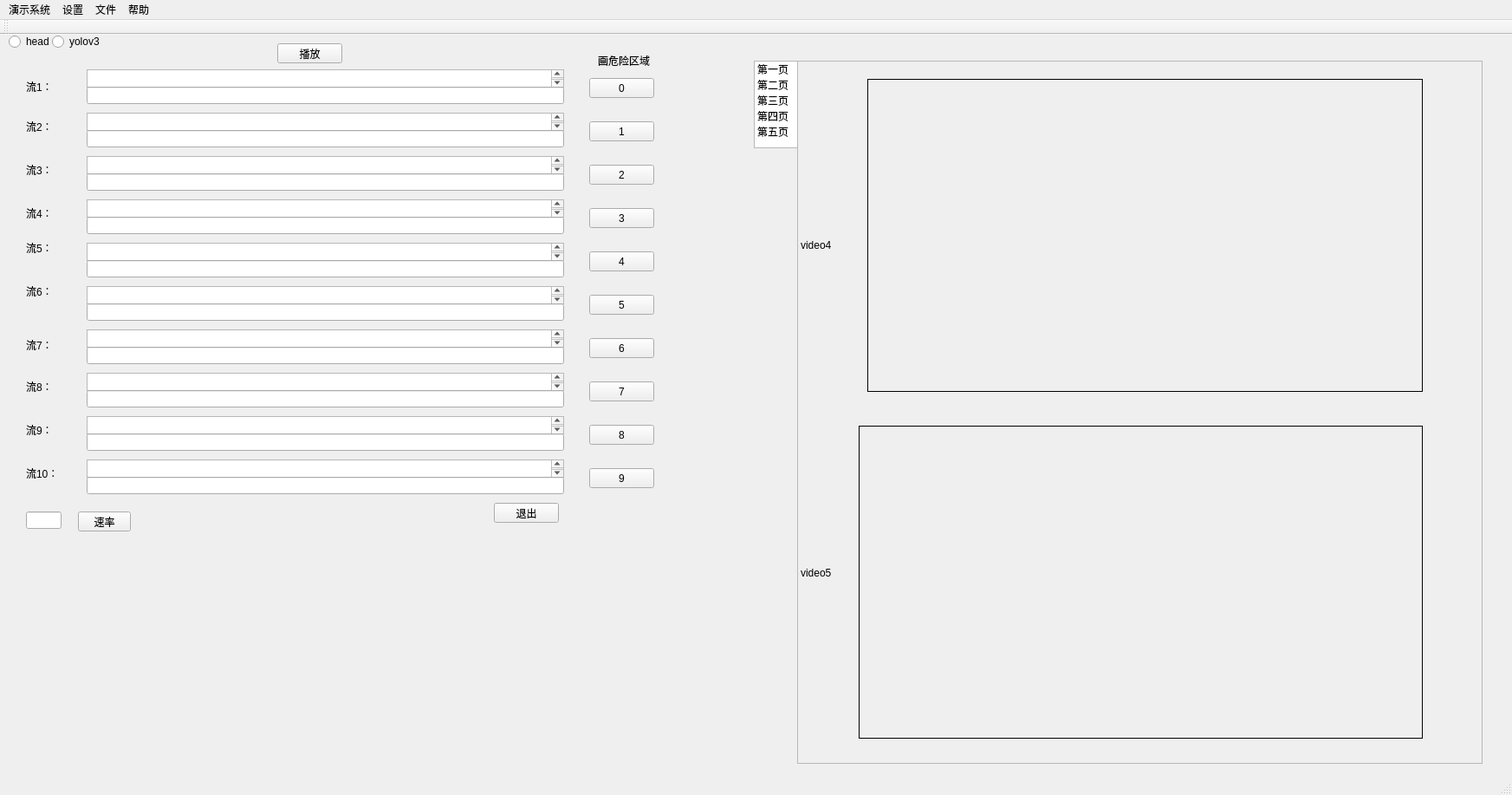
<?xml version="1.0" encoding="UTF-8"?>
<ui version="4.0">
 <class>openvideoClass</class>
 <widget class="QMainWindow" name="openvideoClass">
  <property name="geometry">
   <rect>
    <x>0</x>
    <y>0</y>
    <width>1745</width>
    <height>917</height>
   </rect>
  </property>
  <property name="windowTitle">
   <string>openvideo</string>
  </property>
  <widget class="QWidget" name="centralWidget">
   <widget class="QPushButton" name="play">
    <property name="geometry">
     <rect>
      <x>320</x>
      <y>10</y>
      <width>75</width>
      <height>23</height>
     </rect>
    </property>
    <property name="text">
     <string>播放</string>
    </property>
   </widget>
   <widget class="QPushButton" name="detector">
    <property name="geometry">
     <rect>
      <x>570</x>
      <y>540</y>
      <width>75</width>
      <height>23</height>
     </rect>
    </property>
    <property name="text">
     <string>退出</string>
    </property>
   </widget>
   <widget class="QRadioButton" name="yolov3">
    <property name="geometry">
     <rect>
      <x>60</x>
      <y>0</y>
      <width>89</width>
      <height>16</height>
     </rect>
    </property>
    <property name="text">
     <string>yolov3</string>
    </property>
   </widget>
   <widget class="QRadioButton" name="head">
    <property name="geometry">
     <rect>
      <x>10</x>
      <y>0</y>
      <width>89</width>
      <height>16</height>
     </rect>
    </property>
    <property name="text">
     <string>head</string>
    </property>
   </widget>
   <widget class="QTextEdit" name="rtsp1">
    <property name="geometry">
     <rect>
      <x>100</x>
      <y>40</y>
      <width>551</width>
      <height>21</height>
     </rect>
    </property>
   </widget>
   <widget class="QLabel" name="label_2">
    <property name="geometry">
     <rect>
      <x>30</x>
      <y>50</y>
      <width>31</width>
      <height>20</height>
     </rect>
    </property>
    <property name="text">
     <string>流1：</string>
    </property>
   </widget>
   <widget class="QLineEdit" name="num1">
    <property name="geometry">
     <rect>
      <x>100</x>
      <y>60</y>
      <width>551</width>
      <height>20</height>
     </rect>
    </property>
   </widget>
   <widget class="QLabel" name="label_3">
    <property name="geometry">
     <rect>
      <x>30</x>
      <y>100</y>
      <width>54</width>
      <height>12</height>
     </rect>
    </property>
    <property name="text">
     <string>流2：</string>
    </property>
   </widget>
   <widget class="QLabel" name="label_4">
    <property name="geometry">
     <rect>
      <x>30</x>
      <y>150</y>
      <width>54</width>
      <height>12</height>
     </rect>
    </property>
    <property name="text">
     <string>流3：</string>
    </property>
   </widget>
   <widget class="QLabel" name="label_5">
    <property name="geometry">
     <rect>
      <x>30</x>
      <y>200</y>
      <width>54</width>
      <height>12</height>
     </rect>
    </property>
    <property name="text">
     <string>流4：</string>
    </property>
   </widget>
   <widget class="QLabel" name="label_6">
    <property name="geometry">
     <rect>
      <x>30</x>
      <y>240</y>
      <width>54</width>
      <height>12</height>
     </rect>
    </property>
    <property name="text">
     <string>流5：</string>
    </property>
   </widget>
   <widget class="QLabel" name="label_7">
    <property name="geometry">
     <rect>
      <x>30</x>
      <y>290</y>
      <width>54</width>
      <height>12</height>
     </rect>
    </property>
    <property name="text">
     <string>流6：</string>
    </property>
   </widget>
   <widget class="QTextEdit" name="rtsp2">
    <property name="geometry">
     <rect>
      <x>100</x>
      <y>90</y>
      <width>551</width>
      <height>21</height>
     </rect>
    </property>
   </widget>
   <widget class="QTextEdit" name="rtsp3">
    <property name="geometry">
     <rect>
      <x>100</x>
      <y>140</y>
      <width>551</width>
      <height>21</height>
     </rect>
    </property>
   </widget>
   <widget class="QTextEdit" name="rtsp4">
    <property name="geometry">
     <rect>
      <x>100</x>
      <y>190</y>
      <width>551</width>
      <height>21</height>
     </rect>
    </property>
   </widget>
   <widget class="QTextEdit" name="rtsp5">
    <property name="geometry">
     <rect>
      <x>100</x>
      <y>240</y>
      <width>551</width>
      <height>21</height>
     </rect>
    </property>
   </widget>
   <widget class="QTextEdit" name="rtsp6">
    <property name="geometry">
     <rect>
      <x>100</x>
      <y>290</y>
      <width>551</width>
      <height>21</height>
     </rect>
    </property>
   </widget>
   <widget class="QLineEdit" name="num2">
    <property name="geometry">
     <rect>
      <x>100</x>
      <y>110</y>
      <width>551</width>
      <height>20</height>
     </rect>
    </property>
   </widget>
   <widget class="QTextEdit" name="rtsp7">
    <property name="geometry">
     <rect>
      <x>100</x>
      <y>340</y>
      <width>551</width>
      <height>21</height>
     </rect>
    </property>
   </widget>
   <widget class="QTextEdit" name="rtsp8">
    <property name="geometry">
     <rect>
      <x>100</x>
      <y>390</y>
      <width>551</width>
      <height>21</height>
     </rect>
    </property>
   </widget>
   <widget class="QTextEdit" name="rtsp9">
    <property name="geometry">
     <rect>
      <x>100</x>
      <y>440</y>
      <width>551</width>
      <height>21</height>
     </rect>
    </property>
   </widget>
   <widget class="QTextEdit" name="rtsp10">
    <property name="geometry">
     <rect>
      <x>100</x>
      <y>490</y>
      <width>551</width>
      <height>21</height>
     </rect>
    </property>
   </widget>
   <widget class="QLabel" name="label_8">
    <property name="geometry">
     <rect>
      <x>30</x>
      <y>350</y>
      <width>41</width>
      <height>16</height>
     </rect>
    </property>
    <property name="text">
     <string>流7：</string>
    </property>
   </widget>
   <widget class="QLabel" name="label_9">
    <property name="geometry">
     <rect>
      <x>30</x>
      <y>400</y>
      <width>54</width>
      <height>12</height>
     </rect>
    </property>
    <property name="text">
     <string>流8：</string>
    </property>
   </widget>
   <widget class="QLabel" name="label_10">
    <property name="geometry">
     <rect>
      <x>30</x>
      <y>450</y>
      <width>54</width>
      <height>12</height>
     </rect>
    </property>
    <property name="text">
     <string>流9：</string>
    </property>
   </widget>
   <widget class="QLabel" name="label_11">
    <property name="geometry">
     <rect>
      <x>30</x>
      <y>500</y>
      <width>54</width>
      <height>12</height>
     </rect>
    </property>
    <property name="text">
     <string>流10：</string>
    </property>
   </widget>
   <widget class="QLineEdit" name="num3">
    <property name="geometry">
     <rect>
      <x>100</x>
      <y>160</y>
      <width>551</width>
      <height>20</height>
     </rect>
    </property>
   </widget>
   <widget class="QLineEdit" name="num4">
    <property name="geometry">
     <rect>
      <x>100</x>
      <y>210</y>
      <width>551</width>
      <height>20</height>
     </rect>
    </property>
   </widget>
   <widget class="QLineEdit" name="num5">
    <property name="geometry">
     <rect>
      <x>100</x>
      <y>260</y>
      <width>551</width>
      <height>20</height>
     </rect>
    </property>
   </widget>
   <widget class="QLineEdit" name="num6">
    <property name="geometry">
     <rect>
      <x>100</x>
      <y>310</y>
      <width>551</width>
      <height>20</height>
     </rect>
    </property>
   </widget>
   <widget class="QLineEdit" name="num7">
    <property name="geometry">
     <rect>
      <x>100</x>
      <y>360</y>
      <width>551</width>
      <height>20</height>
     </rect>
    </property>
   </widget>
   <widget class="QLineEdit" name="num8">
    <property name="geometry">
     <rect>
      <x>100</x>
      <y>410</y>
      <width>551</width>
      <height>20</height>
     </rect>
    </property>
   </widget>
   <widget class="QLineEdit" name="num9">
    <property name="geometry">
     <rect>
      <x>100</x>
      <y>460</y>
      <width>551</width>
      <height>20</height>
     </rect>
    </property>
   </widget>
   <widget class="QLineEdit" name="num10">
    <property name="geometry">
     <rect>
      <x>100</x>
      <y>510</y>
      <width>551</width>
      <height>20</height>
     </rect>
    </property>
   </widget>
   <widget class="QLineEdit" name="sulv">
    <property name="geometry">
     <rect>
      <x>30</x>
      <y>550</y>
      <width>41</width>
      <height>20</height>
     </rect>
    </property>
   </widget>
   <widget class="QPushButton" name="ratio">
    <property name="geometry">
     <rect>
      <x>90</x>
      <y>550</y>
      <width>61</width>
      <height>23</height>
     </rect>
    </property>
    <property name="text">
     <string>速率</string>
    </property>
   </widget>
   <widget class="QPushButton" name="rect1">
    <property name="geometry">
     <rect>
      <x>680</x>
      <y>50</y>
      <width>75</width>
      <height>23</height>
     </rect>
    </property>
    <property name="text">
     <string>0</string>
    </property>
   </widget>
   <widget class="QPushButton" name="rect2">
    <property name="geometry">
     <rect>
      <x>680</x>
      <y>100</y>
      <width>75</width>
      <height>23</height>
     </rect>
    </property>
    <property name="text">
     <string>1</string>
    </property>
   </widget>
   <widget class="QPushButton" name="rect3">
    <property name="geometry">
     <rect>
      <x>680</x>
      <y>150</y>
      <width>75</width>
      <height>23</height>
     </rect>
    </property>
    <property name="text">
     <string>2</string>
    </property>
   </widget>
   <widget class="QPushButton" name="rect4">
    <property name="geometry">
     <rect>
      <x>680</x>
      <y>200</y>
      <width>75</width>
      <height>23</height>
     </rect>
    </property>
    <property name="text">
     <string>3</string>
    </property>
   </widget>
   <widget class="QPushButton" name="rect5">
    <property name="geometry">
     <rect>
      <x>680</x>
      <y>250</y>
      <width>75</width>
      <height>23</height>
     </rect>
    </property>
    <property name="text">
     <string>4</string>
    </property>
   </widget>
   <widget class="QPushButton" name="rect6">
    <property name="geometry">
     <rect>
      <x>680</x>
      <y>300</y>
      <width>75</width>
      <height>23</height>
     </rect>
    </property>
    <property name="text">
     <string>5</string>
    </property>
   </widget>
   <widget class="QPushButton" name="rect7">
    <property name="geometry">
     <rect>
      <x>680</x>
      <y>350</y>
      <width>75</width>
      <height>23</height>
     </rect>
    </property>
    <property name="text">
     <string>6</string>
    </property>
   </widget>
   <widget class="QPushButton" name="rect8">
    <property name="geometry">
     <rect>
      <x>680</x>
      <y>400</y>
      <width>75</width>
      <height>23</height>
     </rect>
    </property>
    <property name="text">
     <string>7</string>
    </property>
   </widget>
   <widget class="QPushButton" name="rect9">
    <property name="geometry">
     <rect>
      <x>680</x>
      <y>450</y>
      <width>75</width>
      <height>23</height>
     </rect>
    </property>
    <property name="text">
     <string>8</string>
    </property>
   </widget>
   <widget class="QPushButton" name="rect10">
    <property name="geometry">
     <rect>
      <x>680</x>
      <y>500</y>
      <width>75</width>
      <height>23</height>
     </rect>
    </property>
    <property name="text">
     <string>9</string>
    </property>
   </widget>
   <widget class="QLabel" name="label">
    <property name="geometry">
     <rect>
      <x>690</x>
      <y>20</y>
      <width>91</width>
      <height>20</height>
     </rect>
    </property>
    <property name="text">
     <string>画危险区域</string>
    </property>
   </widget>
   <widget class="QStackedWidget" name="stackedWidget">
    <property name="geometry">
     <rect>
      <x>920</x>
      <y>30</y>
      <width>791</width>
      <height>811</height>
     </rect>
    </property>
    <property name="cursor">
     <cursorShape>ArrowCursor</cursorShape>
    </property>
    <property name="frameShape">
     <enum>QFrame::StyledPanel</enum>
    </property>
    <property name="currentIndex">
     <number>2</number>
    </property>
    <widget class="QWidget" name="page_3">
     <widget class="QLabel" name="video0">
      <property name="geometry">
       <rect>
        <x>80</x>
        <y>20</y>
        <width>641</width>
        <height>361</height>
       </rect>
      </property>
      <property name="frameShape">
       <enum>QFrame::Box</enum>
      </property>
      <property name="text">
       <string/>
      </property>
     </widget>
     <widget class="QLabel" name="video1">
      <property name="geometry">
       <rect>
        <x>80</x>
        <y>420</y>
        <width>641</width>
        <height>361</height>
       </rect>
      </property>
      <property name="frameShape">
       <enum>QFrame::Box</enum>
      </property>
      <property name="text">
       <string/>
      </property>
     </widget>
     <widget class="QLabel" name="label_12">
      <property name="geometry">
       <rect>
        <x>10</x>
        <y>230</y>
        <width>41</width>
        <height>20</height>
       </rect>
      </property>
      <property name="text">
       <string>video0</string>
      </property>
     </widget>
     <widget class="QLabel" name="label_13">
      <property name="geometry">
       <rect>
        <x>10</x>
        <y>580</y>
        <width>54</width>
        <height>12</height>
       </rect>
      </property>
      <property name="text">
       <string>video1</string>
      </property>
     </widget>
    </widget>
    <widget class="QWidget" name="page_2">
     <widget class="QLabel" name="video2">
      <property name="geometry">
       <rect>
        <x>80</x>
        <y>20</y>
        <width>641</width>
        <height>361</height>
       </rect>
      </property>
      <property name="frameShape">
       <enum>QFrame::Box</enum>
      </property>
      <property name="text">
       <string/>
      </property>
     </widget>
     <widget class="QLabel" name="video3">
      <property name="geometry">
       <rect>
        <x>80</x>
        <y>420</y>
        <width>641</width>
        <height>361</height>
       </rect>
      </property>
      <property name="frameShape">
       <enum>QFrame::Box</enum>
      </property>
      <property name="text">
       <string/>
      </property>
     </widget>
     <widget class="QLabel" name="label_14">
      <property name="geometry">
       <rect>
        <x>10</x>
        <y>200</y>
        <width>54</width>
        <height>12</height>
       </rect>
      </property>
      <property name="text">
       <string>video2</string>
      </property>
     </widget>
     <widget class="QLabel" name="label_15">
      <property name="geometry">
       <rect>
        <x>10</x>
        <y>570</y>
        <width>54</width>
        <height>12</height>
       </rect>
      </property>
      <property name="text">
       <string>video3</string>
      </property>
     </widget>
    </widget>
    <widget class="QWidget" name="page">
     <widget class="QLabel" name="video4">
      <property name="geometry">
       <rect>
        <x>80</x>
        <y>20</y>
        <width>641</width>
        <height>361</height>
       </rect>
      </property>
      <property name="frameShape">
       <enum>QFrame::Box</enum>
      </property>
      <property name="text">
       <string/>
      </property>
     </widget>
     <widget class="QLabel" name="video5">
      <property name="geometry">
       <rect>
        <x>70</x>
        <y>420</y>
        <width>651</width>
        <height>361</height>
       </rect>
      </property>
      <property name="frameShape">
       <enum>QFrame::Box</enum>
      </property>
      <property name="text">
       <string/>
      </property>
     </widget>
     <widget class="QLabel" name="label_16">
      <property name="geometry">
       <rect>
        <x>3</x>
        <y>202</y>
        <width>51</width>
        <height>20</height>
       </rect>
      </property>
      <property name="text">
       <string>video4</string>
      </property>
     </widget>
     <widget class="QLabel" name="label_17">
      <property name="geometry">
       <rect>
        <x>3</x>
        <y>580</y>
        <width>51</width>
        <height>20</height>
       </rect>
      </property>
      <property name="text">
       <string>video5</string>
      </property>
     </widget>
    </widget>
    <widget class="QWidget" name="page_4">
     <widget class="QLabel" name="video6">
      <property name="geometry">
       <rect>
        <x>80</x>
        <y>20</y>
        <width>641</width>
        <height>361</height>
       </rect>
      </property>
      <property name="frameShape">
       <enum>QFrame::Box</enum>
      </property>
      <property name="text">
       <string/>
      </property>
     </widget>
     <widget class="QLabel" name="video7">
      <property name="geometry">
       <rect>
        <x>80</x>
        <y>420</y>
        <width>641</width>
        <height>361</height>
       </rect>
      </property>
      <property name="frameShape">
       <enum>QFrame::Box</enum>
      </property>
      <property name="text">
       <string/>
      </property>
     </widget>
     <widget class="QLabel" name="label_22">
      <property name="geometry">
       <rect>
        <x>20</x>
        <y>220</y>
        <width>54</width>
        <height>12</height>
       </rect>
      </property>
      <property name="text">
       <string>video6</string>
      </property>
     </widget>
     <widget class="QLabel" name="label_23">
      <property name="geometry">
       <rect>
        <x>10</x>
        <y>560</y>
        <width>54</width>
        <height>12</height>
       </rect>
      </property>
      <property name="text">
       <string>video7</string>
      </property>
     </widget>
    </widget>
    <widget class="QWidget" name="page_5">
     <widget class="QLabel" name="video8">
      <property name="geometry">
       <rect>
        <x>83</x>
        <y>21</y>
        <width>641</width>
        <height>361</height>
       </rect>
      </property>
      <property name="frameShape">
       <enum>QFrame::Box</enum>
      </property>
      <property name="text">
       <string/>
      </property>
     </widget>
     <widget class="QLabel" name="video9">
      <property name="geometry">
       <rect>
        <x>80</x>
        <y>420</y>
        <width>641</width>
        <height>361</height>
       </rect>
      </property>
      <property name="frameShape">
       <enum>QFrame::Box</enum>
      </property>
      <property name="text">
       <string/>
      </property>
     </widget>
     <widget class="QLabel" name="label_24">
      <property name="geometry">
       <rect>
        <x>20</x>
        <y>220</y>
        <width>54</width>
        <height>12</height>
       </rect>
      </property>
      <property name="text">
       <string>video8</string>
      </property>
     </widget>
     <widget class="QLabel" name="label_25">
      <property name="geometry">
       <rect>
        <x>20</x>
        <y>580</y>
        <width>54</width>
        <height>12</height>
       </rect>
      </property>
      <property name="text">
       <string>video9</string>
      </property>
     </widget>
    </widget>
   </widget>
   <widget class="QListWidget" name="listWidget">
    <property name="geometry">
     <rect>
      <x>870</x>
      <y>30</y>
      <width>51</width>
      <height>101</height>
     </rect>
    </property>
    <item>
     <property name="text">
      <string>第一页</string>
     </property>
    </item>
    <item>
     <property name="text">
      <string>第二页</string>
     </property>
    </item>
    <item>
     <property name="text">
      <string>第三页</string>
     </property>
    </item>
    <item>
     <property name="text">
      <string>第四页</string>
     </property>
    </item>
    <item>
     <property name="text">
      <string>第五页</string>
     </property>
    </item>
   </widget>
  </widget>
  <widget class="QToolBar" name="mainToolBar">
   <attribute name="toolBarArea">
    <enum>TopToolBarArea</enum>
   </attribute>
   <attribute name="toolBarBreak">
    <bool>false</bool>
   </attribute>
  </widget>
  <widget class="QStatusBar" name="statusBar"/>
  <widget class="QMenuBar" name="menuBar">
   <property name="geometry">
    <rect>
     <x>0</x>
     <y>0</y>
     <width>1745</width>
     <height>23</height>
    </rect>
   </property>
   <widget class="QMenu" name="menu">
    <property name="title">
     <string>演示系统</string>
    </property>
    <addaction name="separator"/>
    <addaction name="separator"/>
   </widget>
   <widget class="QMenu" name="menu_2">
    <property name="title">
     <string>设置</string>
    </property>
   </widget>
   <widget class="QMenu" name="menu_3">
    <property name="title">
     <string>文件</string>
    </property>
   </widget>
   <widget class="QMenu" name="menu_4">
    <property name="title">
     <string>帮助</string>
    </property>
    <addaction name="separator"/>
   </widget>
   <addaction name="menu"/>
   <addaction name="menu_2"/>
   <addaction name="menu_3"/>
   <addaction name="menu_4"/>
  </widget>
 </widget>
 <layoutdefault spacing="6" margin="11"/>
 <resources>
  <include location="openvideo.qrc"/>
 </resources>
 <connections>
  <connection>
   <sender>listWidget</sender>
   <signal>currentRowChanged(int)</signal>
   <receiver>stackedWidget</receiver>
   <slot>setCurrentIndex(int)</slot>
   <hints>
    <hint type="sourcelabel">
     <x>890</x>
     <y>72</y>
    </hint>
    <hint type="destinationlabel">
     <x>928</x>
     <y>228</y>
    </hint>
   </hints>
  </connection>
 </connections>
</ui>
